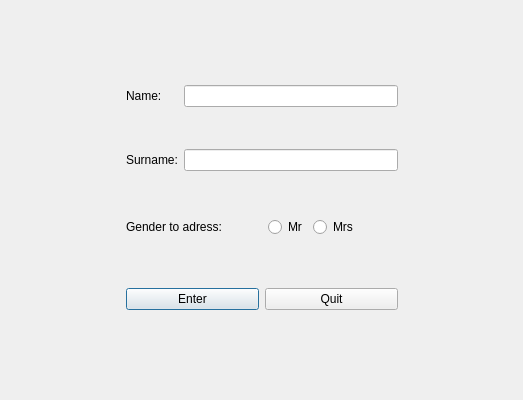
<?xml version="1.0" encoding="UTF-8"?>
<ui version="4.0">
 <class>loginScreen</class>
 <widget class="QDialog" name="loginScreen">
  <property name="geometry">
   <rect>
    <x>0</x>
    <y>0</y>
    <width>523</width>
    <height>400</height>
   </rect>
  </property>
  <property name="windowTitle">
   <string>Dialog</string>
  </property>
  <property name="styleSheet">
   <string notr="true"/>
  </property>
  <layout class="QGridLayout" name="gridLayout">
   <item row="1" column="0">
    <spacer name="horizontalSpacer_4">
     <property name="orientation">
      <enum>Qt::Horizontal</enum>
     </property>
     <property name="sizeHint" stdset="0">
      <size>
       <width>40</width>
       <height>20</height>
      </size>
     </property>
    </spacer>
   </item>
   <item row="1" column="2">
    <spacer name="horizontalSpacer_3">
     <property name="orientation">
      <enum>Qt::Horizontal</enum>
     </property>
     <property name="sizeHint" stdset="0">
      <size>
       <width>40</width>
       <height>20</height>
      </size>
     </property>
    </spacer>
   </item>
   <item row="1" column="1">
    <layout class="QVBoxLayout" name="verticalLayout">
     <item>
      <layout class="QFormLayout" name="formLayout">
       <item row="0" column="0">
        <widget class="QLabel" name="label">
         <property name="text">
          <string>Name:</string>
         </property>
        </widget>
       </item>
       <item row="0" column="1">
        <widget class="QLineEdit" name="lineEdit_name"/>
       </item>
       <item row="1" column="1">
        <spacer name="verticalSpacer">
         <property name="orientation">
          <enum>Qt::Vertical</enum>
         </property>
         <property name="sizeHint" stdset="0">
          <size>
           <width>20</width>
           <height>30</height>
          </size>
         </property>
        </spacer>
       </item>
       <item row="2" column="0">
        <widget class="QLabel" name="label_2">
         <property name="text">
          <string>Surname:</string>
         </property>
        </widget>
       </item>
       <item row="2" column="1">
        <widget class="QLineEdit" name="lineEdit_surname"/>
       </item>
      </layout>
     </item>
     <item>
      <spacer name="verticalSpacer_4">
       <property name="orientation">
        <enum>Qt::Vertical</enum>
       </property>
       <property name="sizeHint" stdset="0">
        <size>
         <width>20</width>
         <height>40</height>
        </size>
       </property>
      </spacer>
     </item>
     <item>
      <layout class="QHBoxLayout" name="horizontalLayout">
       <item>
        <widget class="QLabel" name="label_3">
         <property name="text">
          <string>Gender to adress:</string>
         </property>
        </widget>
       </item>
       <item>
        <spacer name="horizontalSpacer">
         <property name="orientation">
          <enum>Qt::Horizontal</enum>
         </property>
         <property name="sizeHint" stdset="0">
          <size>
           <width>40</width>
           <height>20</height>
          </size>
         </property>
        </spacer>
       </item>
       <item>
        <widget class="QRadioButton" name="radioButton_mr">
         <property name="text">
          <string>Mr</string>
         </property>
        </widget>
       </item>
       <item>
        <widget class="QRadioButton" name="radioButton_mrs">
         <property name="text">
          <string>Mrs</string>
         </property>
        </widget>
       </item>
       <item>
        <spacer name="horizontalSpacer_2">
         <property name="orientation">
          <enum>Qt::Horizontal</enum>
         </property>
         <property name="sizeHint" stdset="0">
          <size>
           <width>40</width>
           <height>20</height>
          </size>
         </property>
        </spacer>
       </item>
      </layout>
     </item>
     <item>
      <spacer name="verticalSpacer_5">
       <property name="orientation">
        <enum>Qt::Vertical</enum>
       </property>
       <property name="sizeHint" stdset="0">
        <size>
         <width>20</width>
         <height>40</height>
        </size>
       </property>
      </spacer>
     </item>
     <item>
      <layout class="QHBoxLayout" name="horizontalLayout_2">
       <property name="topMargin">
        <number>5</number>
       </property>
       <property name="rightMargin">
        <number>0</number>
       </property>
       <property name="bottomMargin">
        <number>5</number>
       </property>
       <item>
        <widget class="QPushButton" name="pushButton_enter">
         <property name="text">
          <string>Enter</string>
         </property>
        </widget>
       </item>
       <item>
        <widget class="QPushButton" name="pushButton_quit">
         <property name="text">
          <string>Quit</string>
         </property>
        </widget>
       </item>
      </layout>
     </item>
    </layout>
   </item>
   <item row="0" column="1">
    <spacer name="verticalSpacer_3">
     <property name="orientation">
      <enum>Qt::Vertical</enum>
     </property>
     <property name="sizeHint" stdset="0">
      <size>
       <width>20</width>
       <height>40</height>
      </size>
     </property>
    </spacer>
   </item>
   <item row="2" column="1">
    <spacer name="verticalSpacer_2">
     <property name="orientation">
      <enum>Qt::Vertical</enum>
     </property>
     <property name="sizeHint" stdset="0">
      <size>
       <width>20</width>
       <height>40</height>
      </size>
     </property>
    </spacer>
   </item>
  </layout>
 </widget>
 <resources/>
 <connections/>
</ui>
